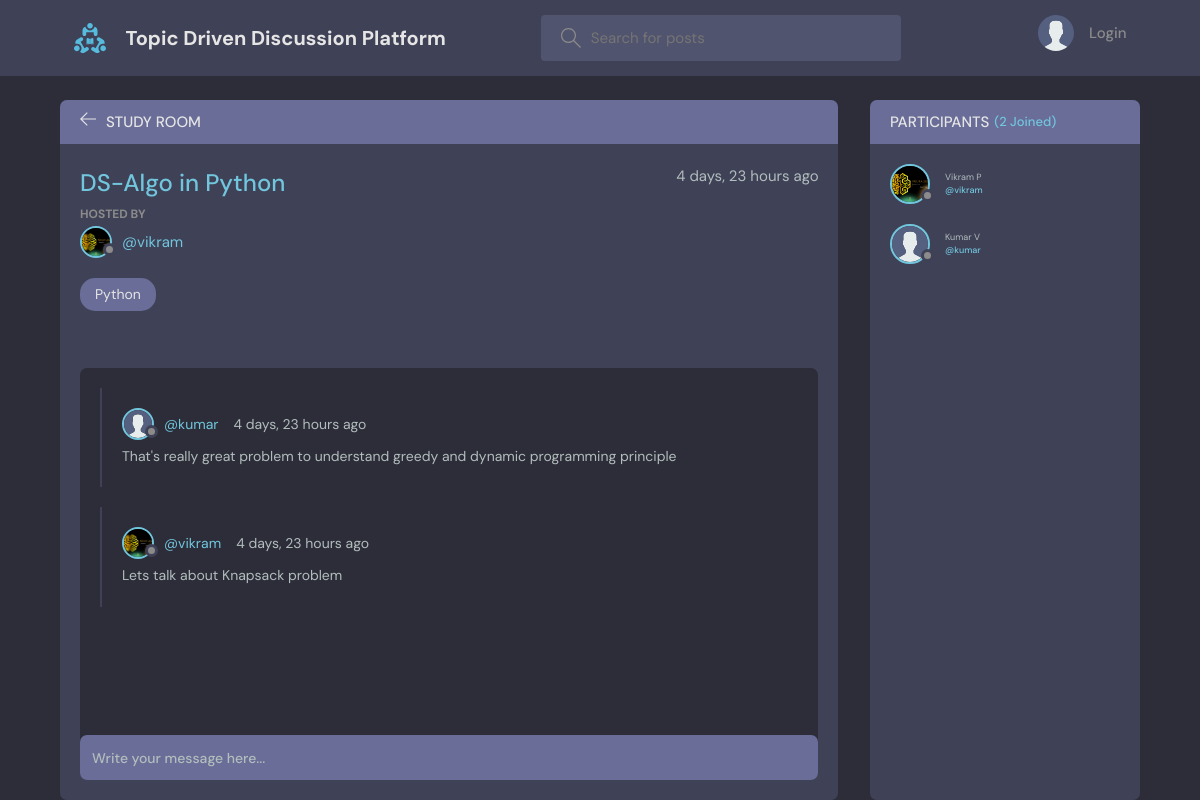
The page /room/1/ on the database its author committed.
### base/models.py (models this page shows, shortened)
class Room(models.Model):
    host = models.ForeignKey(User, on_delete=models.SET_NULL, null=True)
    topic = models.ForeignKey(Topic, on_delete=models.SET_NULL, null=True)
    name = models.CharField(max_length=200)
    description = models.TextField(null=True, blank=True)
    participants = models.ManyToManyField(
        User, related_name='participants', blank=True)
    updated = models.DateTimeField(auto_now=True)
    created = models.DateTimeField(auto_now_add=True)
    class Meta:
        ordering = ['-updated', '-created']

class User(AbstractUser):
    name = models.CharField(max_length=200, null=True)
    email = models.EmailField(unique=True, null=True)
    bio = models.TextField(null=True)
    avatar = models.ImageField(null=True, default="avatar.svg")
    USERNAME_FIELD = 'email'
    REQUIRED_FIELDS = []

class Topic(models.Model):
    name = models.CharField(max_length=200)
    def __str__(self):
        return self.name

class Message(models.Model):
    user = models.ForeignKey(User, on_delete=models.CASCADE)
    room = models.ForeignKey(Room, on_delete=models.CASCADE)
    body = models.TextField()
    updated = models.DateTimeField(auto_now=True)
    created = models.DateTimeField(auto_now_add=True)
    class Meta:
        ordering = ['-updated', '-created']

### base/views.py (the view, shortened to what this page needs)
# urls.py: path('room/<str:pk>/', views.room, name="room"),
def room(request, pk):
    room = Room.objects.get(id=pk)
    room_messages = room.message_set.all()
    participants = room.participants.all()
    context = {'room': room, 'room_messages': room_messages,
               'participants': participants}
    return render(request, 'base/room.html', context)

### base/templates/base/room.html (shortened to what this page needs)
{% extends 'main.html' %}
{% block content %}
<main class="profile-page layout layout--2">
  <div class="container">
    <div class="room">
      <div class="room__top">
        <div class="room__topLeft">
          <a href="{% url 'home' %}">
            <svg version="1.1" xmlns="http://www.w3.org/2000/svg" width="32" height="32" viewBox="0 0 32 32">
              <title>arrow-left</title>
              <path
                d="M13.723 2.286l-13.723 13.714 13.719 13.714 1.616-1.611-10.96-10.96h27.625v-2.286h-27.625l10.965-10.965-1.616-1.607z">
              </path>
            </svg>
          </a>
          <h3>Study Room</h3>
        </div>
      </div>
      <div class="room__box scroll">
        <div class="room__header scroll">
          <div class="room__info">
            <h3>{{room.name}}</h3>
            <span>{{room.created|timesince}} ago</span>
          </div>
          <div class="room__hosted">
            <p>Hosted By</p>
            <a href="{% url 'user-profile' room.host.id %}" class="room__author">
              <div class="avatar avatar--small">
                <img src="{{room.host.avatar.url}}" />
              </div>
              <span>@{{room.host.username}}</span>
            </a>
          </div>
          <span class="room__topics">{{room.topic}}</span>
        </div>
        <div class="room__conversation">
          <div class="threads scroll">
            {% for message in room_messages %}
            <div class="thread">
              <div class="thread__top">
                <div class="thread__author">
                  <a href="{% url 'user-profile' message.user.id %}" class="thread__authorInfo">
                    <div class="avatar avatar--small">
                      <img src="{{message.user.avatar.url}}" />
                    </div>
                    <span>@{{message.user.username}}</span>
                  </a>
                  <span class="thread__date">{{message.created|timesince}} ago</span>
                </div>
              </div>
              <div class="thread__details">
                {{message.body}}
              </div>
            </div>
            {% endfor %}
          </div>
        </div>
      </div>
      <div class="room__message">
        <form action="" method="POST">
          <input name="body" placeholder="Write your message here..." />
        </form>
      </div>
    </div>
    <div class="participants">
      <h3 class="participants__top">Participants <span>({{participants.count}} Joined)</span></h3>
      <div class="participants__list scroll">
        {% for user in participants %}
          <a href="{%  url 'user-profile' user.id %}" class="participant">
            <div class="avatar avatar--medium">
              <img src="{{user.avatar.url}}" />
            </div>
            <p>
              {{user.name}}
              <span>@{{user.username}}</span>
            </p>
          </a>
        {% endfor %}
      </div>
    </div>
  </div>
</main>
{% endblock content %}

### rows shown on the page
Room: name "DS-Algo in Python", created "4 days, 23 hours", host.avatar (picture), host.username "vikram", topic "Python"
Message: user.avatar (placeholder picture), user.username "kumar", created "4 days, 23 hours", body "That's really great problem to understand greedy and dynamic programming principle"
Message: user.avatar (picture), user.username "vikram", created "4 days, 23 hours", body "Lets talk about Knapsack problem"
User: avatar (picture), name "Vikram P", username "vikram"
User: avatar (placeholder picture), name "Kumar V", username "kumar"

### other values the page prints
{{ participants.count }} "2"
